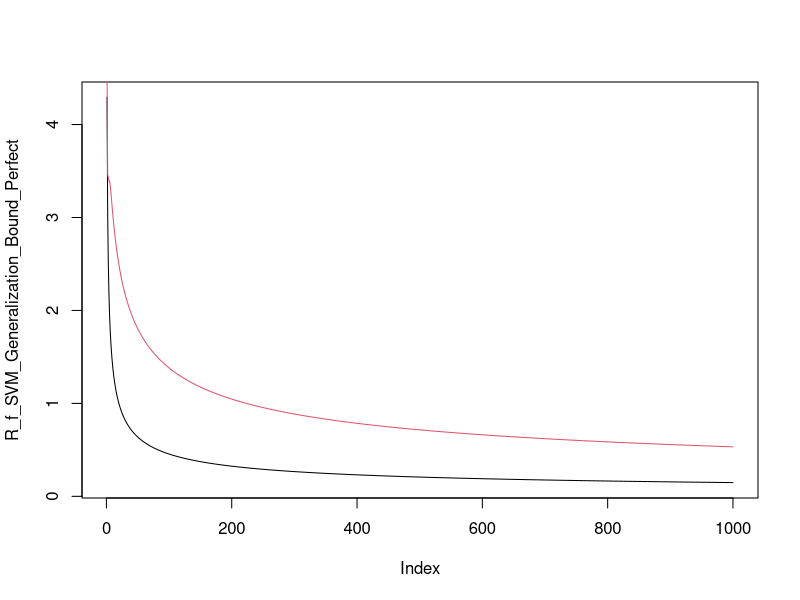

Write R code to recreate this figure.

n = 1:1000
delta = 0.01
nu_f = 0

# Using the SVM Generalization Bound for the perfectly separable training set
Radius = 104.4398
rho = 41.08596
R_f_SVM_Generalization_Bound_Perfect = nu_f + sqrt(0.4949589/n * log(n) + 18.42068/n)

# Using the common Generalization Bound for the 5-hyperplane MLP on the original 2-dimensional input space
Shattering_5_MLP = 2 *(1/32 *(n - 2)^5 * (n - 1)^5 + (n - 1)^5 + 1)
R_f_5_MLP_common_Generalization_Bound = nu_f + sqrt(-4/n * (log(delta) - log(Shattering_5_MLP)))

plot(R_f_SVM_Generalization_Bound_Perfect, t="l")
lines(R_f_5_MLP_common_Generalization_Bound, col=2)
